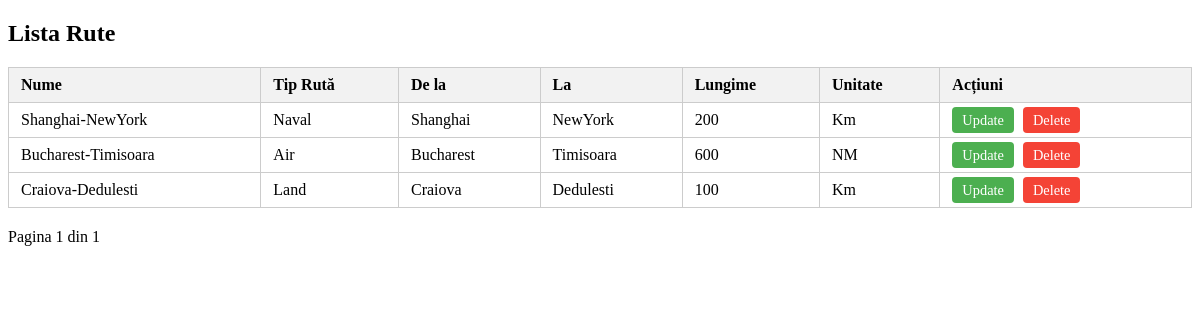
/logistics/routes/, run on an earlier commit of the app's database.
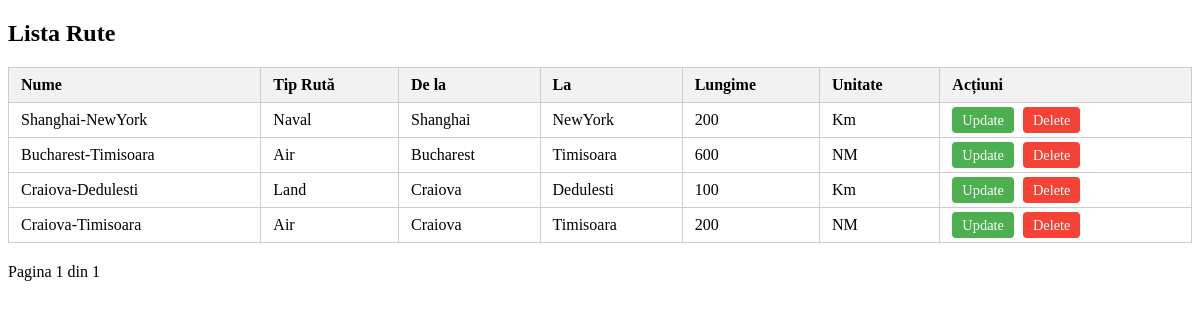
And on a later commit of the database.
### LogisticManager/models.py (models this page shows, shortened)
class Route(models.Model):
    ROUTE_TYPE_CHOICES = [
        ('land', 'Land'),
        ('naval', 'Naval'),
        ('air', 'Air'),
    ]
    route_type = models.CharField(max_length=10, choices=ROUTE_TYPE_CHOICES)
    from_T = models.CharField(max_length=50)
    to_T = models.CharField(max_length=50)
    name = models.CharField(max_length=100, null=True, blank=True)
    length = models.IntegerField(default=0)
    unit=models.CharField(max_length=10, default="Km", blank=True)

### LogisticManager/views.py (the view)
# urls.py: path('routes/',LogisticViews.Routes_List_All.as_view(),name='routes_list_all'),
class Routes_List_All(ListView):
    model = Route
    template_name = "LogisticManager/routes_list.html"
    paginate_by = 10

### templates/LogisticManager/routes_list.html (shortened to what this page needs)
<!DOCTYPE html>
<html>
<head>
</head>
<body>
    <h2>Lista Rute</h2>
    <table>
        <thead>
            <tr>
                <th>Nume</th>
                <th>Tip Rută</th>
                <th>De la</th>
                <th>La</th>
                <th>Lungime</th>
                <th>Unitate</th>
                <th>Acțiuni</th>
            </tr>
        </thead>
        <tbody>
            {% for route in page_obj %}
                <tr>
                    <td>{{ route.name }}</td>
                    <td>{{ route.get_route_type_display }}</td>
                    <td>{{ route.from_T }}</td>
                    <td>{{ route.to_T }}</td>
                    <td>{{ route.length }}</td>
                    <td>{{ route.unit }}</td>
                    <td class="actions">
                        <a href="{% url 'LogisticManager:routes_update' route.id %}" class="btn btn-update">Update</a>
                        <a href="{% url 'LogisticManager:routes_delete' route.id %}" class="btn btn-delete">Delete</a>
                    </td>
                </tr>
            {% empty %}
                <tr>
                    <td colspan="7">Nu există rute disponibile.</td>
                </tr>
            {% endfor %}
        </tbody>
    </table>
    <div class="pagination">
        <span>Pagina {{ page_obj.number }} din {{ page_obj.paginator.num_pages }}</span>
    </div>
</body>
</html>

### templates/LogisticManager/routes_list.html (style rules this page uses)
table { width: 100%; border-collapse: collapse; margin-top: 20px; }
th, td { border: 1px solid #ccc; padding: 8px 12px; text-align: left; }
th { background-color: #f2f2f2; }
.actions { white-space: nowrap; }
.btn { padding: 5px 10px; text-decoration: none; margin-right: 5px; border-radius: 4px; font-size: 0.9em; }
.btn-update { background-color: #4CAF50; color: white; }
.btn-delete { background-color: #f44336; color: white; }
.pagination { margin-top: 20px; }

What changed in the data, as far as the page shows it:
added Route: name "Craiova-Timisoara", route_type "Air", from_T "Craiova", to_T "Timisoara", length "200", unit "NM"
